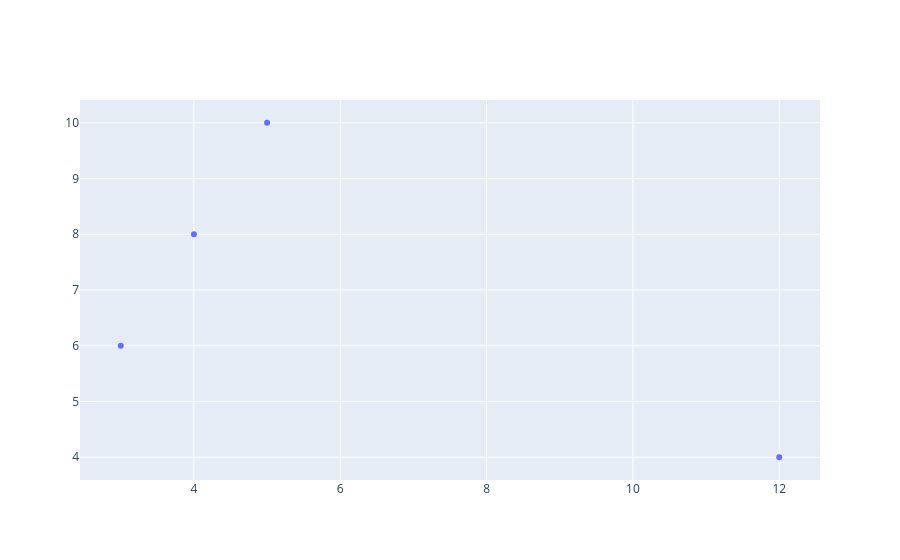

This figure's notebook cell:
### Markdown cell above
# Bubble charts

### Code cell
import plotly.graph_objects as go

x = [12, 3, 4, 5]
y = [4, 6, 8, 10]

fig = go.Figure(go.Scatter(x=x, y=y, mode="markers"))
fig.show()

### Figure 1 — Plotly figure (JSON) as saved in the notebook; plotly's stock layout.template omitted (floating-point values rounded to 4 significant figures)
{"data": [{"mode": "markers", "type": "scatter", "x": [12, 3, 4, 5], "y": [4, 6, 8, 10]}], "layout": {}}
